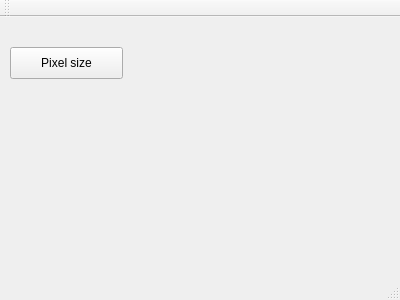
<?xml version="1.0" encoding="UTF-8"?>
<ui version="4.0">
 <class>MainWindow</class>
 <widget class="QMainWindow" name="MainWindow">
  <property name="geometry">
   <rect>
    <x>0</x>
    <y>0</y>
    <width>400</width>
    <height>300</height>
   </rect>
  </property>
  <property name="windowTitle">
   <string>MainWindow</string>
  </property>
  <widget class="QWidget" name="centralWidget">
   <widget class="QPushButton" name="pushButton">
    <property name="geometry">
     <rect>
      <x>10</x>
      <y>30</y>
      <width>113</width>
      <height>32</height>
     </rect>
    </property>
    <property name="text">
     <string>Pixel size</string>
    </property>
   </widget>
  </widget>
  <widget class="QMenuBar" name="menuBar">
   <property name="geometry">
    <rect>
     <x>0</x>
     <y>0</y>
     <width>400</width>
     <height>22</height>
    </rect>
   </property>
  </widget>
  <widget class="QToolBar" name="mainToolBar">
   <attribute name="toolBarArea">
    <enum>TopToolBarArea</enum>
   </attribute>
   <attribute name="toolBarBreak">
    <bool>false</bool>
   </attribute>
  </widget>
  <widget class="QStatusBar" name="statusBar"/>
 </widget>
 <layoutdefault spacing="6" margin="11"/>
 <resources/>
 <connections/>
</ui>
